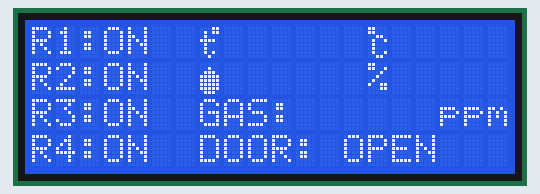
Recording of a sketch running on a simulated ESP32. Shown: 20×4 character LCD. WiFi joins after 1.5 s; servers stay silent unless stated; EEPROM starts erased; no radio packets arrive unless stated; the Firebase database answers and starts empty.

Above: at 2.8 s.
At 6.7 s:
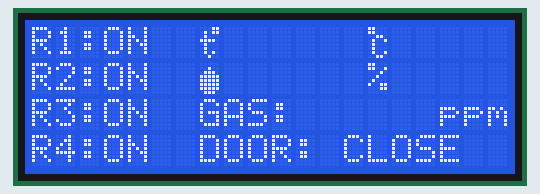

Measured:
- what the display in image 0 shows lasts 3.8 s, from 2.8 s to 6.6 s

The sketch:

ESP32_LoRa.ino
```cpp
/*
   #PROJECT: Using esp32 to communicate with firebase, communicate with Arduino Uno through RF (LoRa module).

   ESP32 side: pull control data and push sensor data to firebase, communicate with Arduino Uno to
   send control value and take sensor value in real time.

   #OUTSTANDING FEATURE
   - Using 2 CORE that ESP32 equipped, running paralell (mini RTOS), so missing data will never be happend !
   - Good arrange process for transmit and receive, so process is very sepreate.
   - High speed response, 1 seconds and relay under your controller.
   - Smart arrange process on dual core, so CRASH will never happend on your ESP.
   - Safe? but we still prepared in case bad circumstance happended.

   #NOTICE
   -> Read README.md for more information about project like: circuit, refer sites, ability,...

      Created 8 Janaruary 2021
      by Viet Long
      Contact to my email: vietlongle2000@gmail.com for more information.
*/
#include <SPI.h>
#include <LoRa.h>
#include <WiFi.h>
#include <FirebaseESP32.h>
#include <LiquidCrystal_I2C.h>
#include <EEPROM.h>

#define WIFI_USERNAME   "100.000USDorLoser"
#define WIFI_PASSWORD   "huylong1999"
#define FIREBASE_HOST   "https://loraesp32vippro-default-rtdb.firebaseio.com/"
#define FIREBASE_AUTH   "cYhdV1RqRExQSAt0TcHgd8L2WCDyIHc3vnxEgIBd"
/* defines the pins used by the tranceiver module */
#define PIN_SCK         18
#define PIN_MISO        19
#define PIN_MOSI        23
#define PIN_SS          5
#define PIN_RST         14
#define PIN_DI0         26                                              // in my experience, this's the best interrupt pin on ESP32

#define FIREBASE_SENSOR_PATH     "/path_2/sensor"
#define FIREBASE_CONTROL_PATH "/path_1/control"
#define FIREBASE_STATUS_PATH     "/path_3/control_status"

#define RF_BAND         433E6                                           // Asia - Viet Nam

#define LCD_I2C_ADDRESS 0x27
#define LCD_ROWS        4                                               // LCD size
#define LCD_COLUMNS     20
/* store relay state (in case hard reset) */
#define EEPROM_SIZE     1                                               // use 1 byte of EEPROM
#define EEPROM_ADDRESS  0x00

void connect_eps32_wifi();

/* lora function */
void init_lora();
void send_byte_lora(uint8_t package);
void loRa_on_receive_interrupt(int packetLength);

/* lcd function */
void lcd_setup();
void lcd_print_relay_state(uint8_t relay_byte);
void lcd_print_sensor_value(String *sensor_array);

/* analyse data, check data */
bool analyse_control_data(uint8_t control_byte, uint8_t *state_byte);
bool analyse_sensor_string(String *string_array, String raw);
bool wait_for(unsigned long interval);
bool wait_for_door(unsigned long interval);

/* Define FirebaseESP32 data object for data sending and receiving */
FirebaseData fbdo;
/* Lcd initialize */
LiquidCrystal_I2C lcd(LCD_I2C_ADDRESS, LCD_COLUMNS, LCD_ROWS);

volatile bool is_new_data = false;                                      // announce: new  completed data ready
volatile bool is_receive_interrupt{false};                              // announce: receive interrupt has occured
String raw_string = "";                                                 // string was  used for storing receive data
uint8_t relay_state = 0;                                                // store relay state
bool is_door_open = false;


void setup() {

    delay(1000);
    // Serial.begin(115200);
    connect_eps32_wifi();

    EEPROM.begin(EEPROM_SIZE);                                          // get relays's state from EEPROM
    relay_state = (EEPROM.read(EEPROM_ADDRESS)) & 0x1F;
    init_lora();
    lcd_setup();
    Firebase.begin(FIREBASE_HOST, FIREBASE_AUTH);
    /* Uncomment below line to enable syncworld - avoid signal from other LoRa*/
    // LoRa.setSyncWord(0xF3);

    Firebase.reconnectWiFi(true);                                       // enable auto reconnect the WiFi when connection lost
    lcd_print_relay_state(relay_state);
    send_byte_lora(relay_state);                                        // send new relay state to Node
    /* Syntax to creat loop on another core , run paralell with main loop */
    xTaskCreatePinnedToCore(

        loop_run_in_core_0,                                             // loop function run in core 0
        "loop_run_in_core_0",                                           // name of the task (for debugging)
        5000,                                                           // stack size for core 0 (bytes)
        NULL,                                                           // paramester to pass in loop
        1,                                                              // task priority (set this to one so we dont miss any data)
        NULL,                                                           // task handle (just run loop 0)
        0                                                               // core that the task run on
    );
}

/* LOOP RUN ON CORE 1, (COMMUNICATE WITH FIREBASE, RECEIVE DATA FROM NODE THROUGH LoRa) ******************************/
void loop() {

    yield();                                                            // give time for CPU complete it's work
    if(is_receive_interrupt){

        return;                                                         // if data is arriving, return and wait for core 0
    }
    else{

        /* NEW SENSOR DATA RECEIVED FROM NODE, CHECK AND PUSH IT TO FIREBASE ********************/

        if(is_new_data) {                                               // check GLOBAL bool if new data was completely received

            String sensor_array[3];
            // Serial.println(raw_string);
            /* check if data don't include noise, if not, fill sensor data to sensor_array*/
            if(analyse_sensor_string(sensor_array, raw_string)){

                /* send sensor data to firebase, return TRUE if sending successed */
                if(Firebase.setString(fbdo, FIREBASE_SENSOR_PATH, raw_string)){

                    lcd_print_sensor_value(sensor_array);
                }
                else{                                                   // push data to firebase failed

                    // Serial.println(fbdo.errorReason());              // Uncomment this line to know reason why push data fail
                    return;
                }
            }
            is_new_data = false;                                        // announce: new data was read
            raw_string.remove(0, raw_string.length());
        }

        /* GET DATA FROM FIREBASE AND SEND IT TO NODE THROUGH LORA********************************/

        // get and send data every 1 seconds (700ms wait + 300ms get data from firebase)
        else if(wait_for(800)){

            /* return TRUE if get data successed, and data will be stored in database(fbdo) */
            if(Firebase.getString(fbdo, FIREBASE_CONTROL_PATH)){

                String control_data = fbdo.stringData();                           // get data from database
                /* analyse control_data, return false if data was not available */
                if((analyse_control_data(control_data.toInt(), &relay_state))){

                    send_byte_lora(relay_state);                        // send new relay state to Node
                    if(Firebase.setString(fbdo, FIREBASE_STATUS_PATH, String(relay_state)));
                    // Serial.println(relay_state);
                    lcd_print_relay_state(relay_state);
                    LoRa.receive();                                     // send completed, renable receive mode
                    EEPROM.write(EEPROM_ADDRESS, relay_state);            // saved relay state
                    EEPROM.commit();
                }
                else{                                                   // data format is not available

                    if(is_door_open){

                        if(wait_for_door(2000)){

                            lcd.setCursor(13, 3);
                            lcd.print("CLOSE");
                            is_door_open = false;
                            if(Firebase.setString(fbdo, FIREBASE_CONTROL_PATH, "50")){

                                return;
                            }
                        }
                    }
                    return;
                }
            }
            else{                                                       // get data failed

                // Serial.println(fbdo.errorReason());                  // Uncomment this line to know reason get data fail
                return;
            }
        }
    }
}
/**********************************************************************************************************************/

/* THIS LOOP RUN ON CORE 0, RECEIVING DATA FROM LORA NODE *************************************************************/
void loop_run_in_core_0(void *parameter){

    /* Put changging receive mode here look better */
    LoRa.onReceive(loRa_on_receive_interrupt);                          // setup interrupt for receiving data from NODE
    LoRa.receive();
    while (true){

        if (is_receive_interrupt){                                      // check if interrupt has occured

            raw_string += LoRa.readString();                            // get data from LoRa buffer
            is_new_data = true;
            if(wait_for(5)){                                            // wait a little bit for not missing any data

                is_receive_interrupt = false;                           // CORE 0 completed receiving process
            }
        }
        vTaskDelay(20);                                                 // relax time for core 0
    }
}
/**********************************************************************************************************************/

/* ANALYSE DATA FUNCTION *******************************************************/

bool analyse_control_data(uint8_t control_byte, uint8_t *state_byte){

    /* control_byte format in decimal: <relay that has change><state you want to change>
        example: 41 mean user want to turn on fourth relay */
    uint8_t tenths = control_byte / 10;
    uint8_t units = control_byte % 10;
    uint8_t temp = *state_byte;
    if(tenths > 5 || tenths < 1 || (units != 0 && units != 1)){

        return false;                                                   // format data is not familiar
    }
    else{

        if(units == 1){

            temp |= (0x01 << (tenths - 1));                      // set relay bit to 1
        }
        else if(units == 0){

            temp &= ~(0x01 << (tenths - 1));                     // clear relay bit
        }
    }
    if(temp != *state_byte){

        *state_byte = temp;
        return true;
    }
    else{

        return false;
    }
}

bool analyse_sensor_string(String *string_array, String raw){

    int i = 0;
    int amount_of_sign = 0;
    while(amount_of_sign < 3){                                          // stop if when found NULL char

        if(raw[i] == '*'){                                              // this star sign was used for divide package

            i++;
            amount_of_sign++;
            continue;
        }
        /* string format: temperature/humidity/air ppm/ -> 3 sign in format package */
        else{

            if(amount_of_sign == 0){                                    // get temperature string
                string_array[0] += raw[i];
            }
            else if(amount_of_sign == 1){                               // get humidity string
                string_array[1] += raw[i];
            }
            else if(amount_of_sign == 2){                               // get gas density string
                string_array[2] += raw[i];
            }
            if(i > 30){                                                 // check if string format was not familiar

                return false;
            }
            i++;
        }
    }
    return true;
}


/* LORA SUB FUNCTION ***********************************************************/
/* recall to this function in case interrupt occur */
void loRa_on_receive_interrupt(int packetLength){

    if(is_receive_interrupt){                                           // check if ESP didn't complete previous receive process

        ESP.restart();
    }
    is_receive_interrupt = true;                                        // set interrupt boolean
}

void init_lora(){                                                       // begin SPI with LoRa

    SPI.begin(PIN_SCK, PIN_MISO, PIN_MOSI);
    LoRa.setPins(PIN_SS, PIN_RST, PIN_DI0);
    while (!LoRa.begin(RF_BAND)){

        delay(200);
    }
}

void send_byte_lora(uint8_t package){                                   // send a byte with LoRa

    LoRa.beginPacket();
    LoRa.print(package);
    LoRa.endPacket();
}

/* LCD SUB FUNCTION ************************************************************/

void lcd_setup(){

    lcd.begin();                                                        // setup lcd
    byte water[8] = {

        0x00, 0x04, 0x0E, 0x1F, 0x1F, 0x1F, 0x1F, 0x0E
    };  lcd.createChar(1, water);

    byte temperature[8]= {

        0x03, 0x0B, 0x08, 0x1E, 0x08, 0x08, 0x0A, 0x04
    }; lcd.createChar(2, temperature);


    byte degree[8]= {

        0x18, 0x18, 0x06, 0x09, 0x08, 0x08, 0x09, 0x06
    }; lcd.createChar(3, degree);

    lcd.backlight();
    lcd.setCursor(0, 0);    lcd.print("R1:");                           // print name of relay and sensor
    lcd.setCursor(0, 1);    lcd.print("R2:");
    lcd.setCursor(0, 2);    lcd.print("R3:");
    lcd.setCursor(0, 3);    lcd.print("R4:");
    lcd.setCursor(7, 0);    lcd.write(2);   lcd.setCursor(14, 0);   lcd.write(3);
    lcd.setCursor(7, 1);    lcd.write(1);   lcd.setCursor(14, 1);   lcd.print("%");
    lcd.setCursor(7, 2);    lcd.print("GAS:"); lcd.setCursor(17, 2); lcd.print("ppm");
    lcd.setCursor(7, 3);    lcd.print("DOOR: ");

}

void lcd_print_relay_state(uint8_t relay_byte){

    lcd.setCursor(3, 0);                                                // RELAY 1 state
    if((relay_byte & 0x01) != 0x00){                                    // first LSB of relay_state byte
        lcd.print("ON ");
    }
    else{
        lcd.print("OFF");
    }

    lcd.setCursor(3, 1);                                                // RELAY 2 state
    if((relay_byte & 0x02) != 0x00){                                    // second LSB of relay_state byte
        lcd.print("ON ");
    }
    else{
        lcd.print("OFF");
    }

    lcd.setCursor(3, 2);                                                // RELAY 3 state
    if((relay_byte & 0x04) != 0x00){                                    // third LSB of relay_state byte
        lcd.print("ON ");
    }
    else{
        lcd.print("OFF");
    }

    lcd.setCursor(3, 3);                                                // RELAY 4 state
    if((relay_byte & 0x08) != 0x00){                                    // fourth bit of relay_state byte
        lcd.print("ON ");
    }
    else{
        lcd.print("OFF");
    }
    lcd.setCursor(13, 3);
    if(((relay_byte & 0x10) != 0x00) && !is_door_open){

        lcd.print("OPEN ");
        is_door_open = true;
    }
}

void lcd_print_sensor_value(String *sensor_array){

    lcd.setCursor(9, 0);        lcd.print(sensor_array[0].toFloat());   // temperature value
    lcd.setCursor(9, 1);        lcd.print(sensor_array[1].toFloat());   // humidity value
    lcd.setCursor(11, 2);       lcd.print(sensor_array[2].toFloat());   // air quality value
    lcd.setCursor(17, 2);       lcd.print("ppm");
}

void connect_eps32_wifi(){

    WiFi.begin(WIFI_USERNAME, WIFI_PASSWORD);
    while (WiFi.status() != WL_CONNECTED){

        delay(200);
    }
}

bool wait_for(unsigned long interval){                                  // wait for a time (you can do other work)

    static bool is_enabled_timing = false;
    /* in fact, millis function run over and over, so we need to keep this static to mark your start time */
    static unsigned long previous_millis = 0;
    unsigned long current_millis = millis();
    if(!is_enabled_timing){                                             // check if timer was start to timing before?

        is_enabled_timing = true;
        previous_millis = current_millis;                               // if yes, set previous millis and start couting
    }
    if(current_millis - previous_millis >= interval)                    // check if timing reached limit
    {

        is_enabled_timing = false;                                      // stop using timer
        return true;
    }
    return false;
}

bool wait_for_door(unsigned long interval){                                  // wait for a time (you can do other work)

    static bool is_enabled_timing = false;
    /* in fact, millis function run over and over, so we need to keep this static to mark your start time */
    static unsigned long previous_millis = 0;
    unsigned long current_millis = millis();
    if(!is_enabled_timing){                                             // check if timer was start to timing before?

        is_enabled_timing = true;
        previous_millis = current_millis;                               // if yes, set previous millis and start couting
    }
    if(current_millis - previous_millis >= interval)                    // check if timing reached limit
    {

        is_enabled_timing = false;                                      // stop using timer
        return true;
    }
    return false;
}
```
